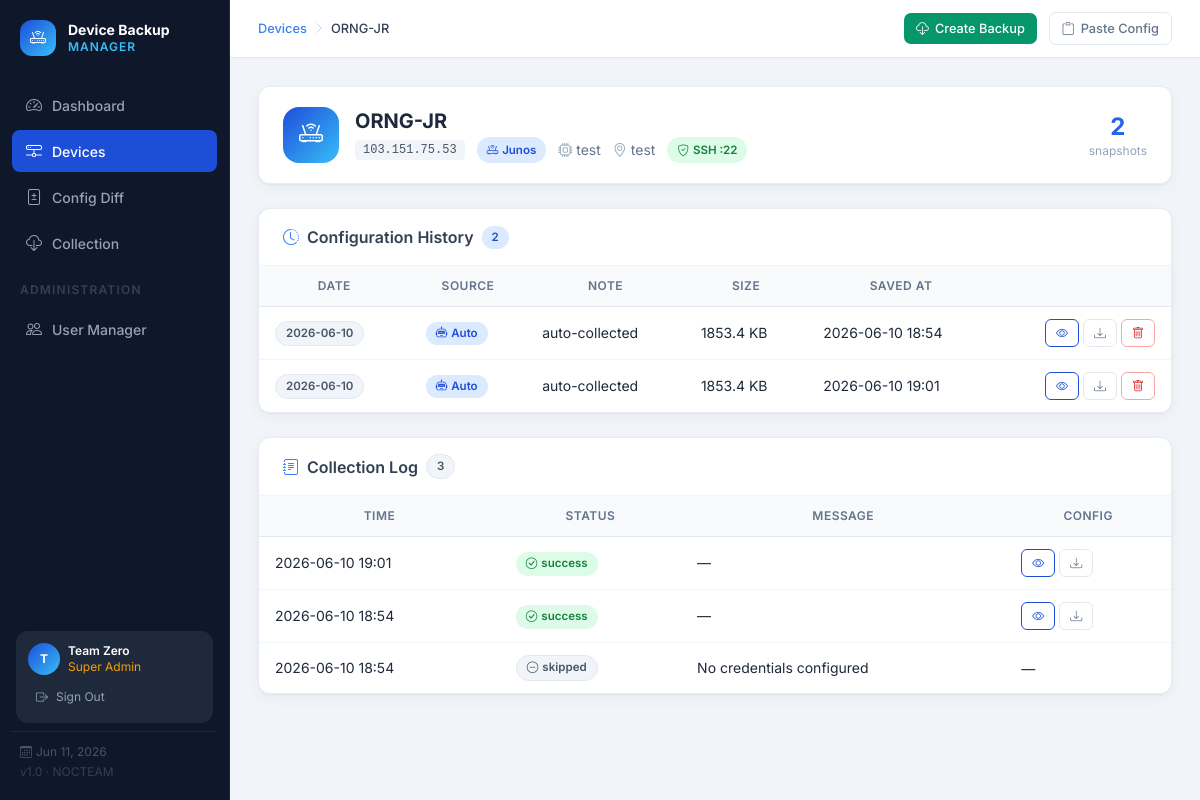
/devices/2 (signed in), run on the app's committed database.
### app.py (models this page shows, shortened)
class User(UserMixin, db.Model):
    id           = db.Column(db.Integer, primary_key=True)
    username     = db.Column(db.String(64), unique=True, nullable=False)
    display_name = db.Column(db.String(128))
    password_hash= db.Column(db.String(256), nullable=False)
    role         = db.Column(db.String(32), nullable=False, default=ROLE_READ_ONLY)
    is_active    = db.Column(db.Boolean, default=True)
    created_at   = db.Column(db.DateTime, default=datetime.utcnow)
    last_login   = db.Column(db.DateTime)

class Device(db.Model):
    id           = db.Column(db.Integer, primary_key=True)
    hostname     = db.Column(db.String(128), unique=True, nullable=False)
    ip_address   = db.Column(db.String(45),  nullable=False)
    device_type  = db.Column(db.String(32),  nullable=False, default=DTYPE_JUNOS)
    model        = db.Column(db.String(64))
    location     = db.Column(db.String(128))
    description  = db.Column(db.Text)
    ssh_username = db.Column(db.String(128))
    ssh_password = db.Column(db.Text)          # Fernet-encrypted
    ssh_port     = db.Column(db.Integer, default=22)
    ssh_enabled  = db.Column(db.Boolean, default=False)
    telnet_port  = db.Column(db.Integer, default=23)
    use_telnet   = db.Column(db.Boolean, default=False)
    created_at   = db.Column(db.DateTime, default=datetime.utcnow)
    configs      = db.relationship('Config',    backref='device', lazy=True, cascade='all, delete-orphan')
    collect_logs = db.relationship('CollectLog', backref='device', lazy=True, cascade='all, delete-orphan')

class Config(db.Model):
    id          = db.Column(db.Integer, primary_key=True)
    device_id   = db.Column(db.Integer, db.ForeignKey('device.id'), nullable=False)
    config_date = db.Column(db.Date,    nullable=False, default=date.today)
    content     = db.Column(db.Text,    nullable=False)
    note        = db.Column(db.String(256))
    source      = db.Column(db.String(32), default='manual')   # 'manual' | 'auto'
    created_at  = db.Column(db.DateTime, default=datetime.utcnow)

class CollectLog(db.Model):
    id         = db.Column(db.Integer, primary_key=True)
    device_id  = db.Column(db.Integer, db.ForeignKey('device.id'), nullable=False)
    run_at     = db.Column(db.DateTime, default=datetime.utcnow)
    status     = db.Column(db.String(16))   # 'success' | 'failed' | 'skipped'
    message    = db.Column(db.Text)
    config_id  = db.Column(db.Integer, db.ForeignKey('config.id'), nullable=True)

### app.py (the view)
@app.route('/devices/<int:device_id>')
@login_required
def device_detail(device_id):
    device  = Device.query.get_or_404(device_id)
    configs = Config.query.filter_by(device_id=device_id)\
                          .order_by(Config.config_date.desc()).all()
    logs    = CollectLog.query.filter_by(device_id=device_id)\
                              .order_by(CollectLog.run_at.desc()).limit(30).all()
    return render_template('device_detail.html', device=device,
                           configs=configs, logs=logs)

### app.py (called while the page is built)
@login_manager.user_loader
def load_user(user_id):
    return User.query.get(int(user_id))

@app.context_processor
def inject_globals():
    now = datetime.now(TZ_DHAKA)
    return {'now': now, 'today': now.date().isoformat(),
            'DEVICE_TYPES': DEVICE_TYPES, 'DTYPE_JUNOS': DTYPE_JUNOS, 'DTYPE_HUAWEI': DTYPE_HUAWEI}

### templates/device_detail.html (shortened to what this page needs)
{% extends 'base.html' %}
{% block page_label %}
  <div class="breadcrumb">
    <a href="{{ url_for('devices') }}">Devices</a>
    <span class="breadcrumb-sep"><i class="bi bi-chevron-right text-xs"></i></span>
    <span class="text-slate-700 font-medium">{{ device.hostname }}</span>
  </div>
{% endblock %}
{% block topbar_right %}
<button class="btn btn-sm btn-success" onclick="openBackupModal()">
  <i class="bi bi-cloud-download"></i>Create Backup
</button>
<button class="btn btn-sm btn-outline-gray" onclick="document.getElementById('pasteConfigModal').classList.remove('hidden')">
  <i class="bi bi-clipboard"></i>Paste Config
</button>
{% endblock %}
{% block content %}
<div class="card-glass mb-6 px-6 py-5">
  <div class="flex items-center gap-4">
    <div class="w-14 h-14 rounded-2xl flex items-center justify-center flex-shrink-0" style="background:linear-gradient(135deg,#1d4ed8,#38bdf8);">
      <i class="bi bi-router text-white text-2xl"></i>
    </div>
    <div class="flex-1">
      <h4 class="text-xl font-bold text-slate-800 mb-0.5">{{ device.hostname }}</h4>
      <div class="flex items-center flex-wrap gap-3 text-sm text-slate-500">
        <code class="bg-slate-100 rounded px-2 py-0.5 text-xs text-slate-600">{{ device.ip_address }}</code>
        {% if device.device_type == 'huawei' %}
          <span class="badge badge-purple"><i class="bi bi-diagram-3"></i>Huawei Switch</span>
        {% else %}
          <span class="badge badge-info"><i class="bi bi-router"></i>Junos</span>
        {% endif %}
        {% if device.model %}<span class="flex items-center gap-1"><i class="bi bi-cpu text-slate-400"></i>{{ device.model }}</span>{% endif %}
        {% if device.location %}<span class="flex items-center gap-1"><i class="bi bi-geo-alt text-slate-400"></i>{{ device.location }}</span>{% endif %}
        {% if device.use_telnet %}
          <span class="badge badge-warning"><i class="bi bi-terminal"></i>Telnet :{{ device.telnet_port or 23 }}</span>
        {% elif device.ssh_enabled %}
          <span class="badge badge-success"><i class="bi bi-shield-check"></i>SSH :{{ device.ssh_port or 22 }}</span>
        {% endif %}
      </div>
    </div>
    <div class="flex items-center gap-3 text-center">
      <div class="text-center">
        <div class="text-2xl font-bold text-blue-600">{{ configs|length }}</div>
        <div class="text-xs text-slate-400">snapshots</div>
      </div>
    </div>
  </div>
</div>
<div class="card-glass mb-6">
  <div class="flex items-center justify-between px-6 py-4" style="border-bottom:1px solid #f1f5f9;">
    <div class="flex items-center gap-2">
      <i class="bi bi-clock-history text-blue-500"></i>
      <span class="font-semibold text-slate-700">Configuration History</span>
      <span class="badge badge-info">{{ configs|length }}</span>
    </div>
  </div>
  {% if configs %}
  <div class="overflow-x-auto">
    <table class="w-full tbl">
      <thead>
        <tr>
          <th>Date</th>
          <th>Source</th>
          <th>Note</th>
          <th>Size</th>
          <th>Saved At</th>
          <th></th>
        </tr>
      </thead>
      <tbody>
        {% for c in configs %}
        <tr>
          <td>
            <span class="badge badge-neutral">{{ c.config_date }}</span>
          </td>
          <td>
            {% if c.source == 'auto' %}
              <span class="badge badge-info"><i class="bi bi-robot"></i>Auto</span>
            {% else %}
              <span class="badge badge-neutral"><i class="bi bi-person"></i>Manual</span>
            {% endif %}
          </td>
          <td class="text-slate-500 text-xs">{{ c.note or '—' }}</td>
          <td class="text-slate-400 text-xs">{{ (c.content|length / 1024)|round(1) }} KB</td>
          <td class="text-slate-400 text-xs whitespace-nowrap">{{ c.created_at.strftime('%Y-%m-%d %H:%M') }}</td>
          <td class="text-right">
            <div class="flex items-center justify-end gap-1">
              <a href="{{ url_for('config_view', config_id=c.id) }}" class="btn btn-xs btn-outline" title="View config"><i class="bi bi-eye"></i></a>
              <a href="{{ url_for('download_config', config_id=c.id) }}" class="btn btn-xs btn-outline-gray" title="Download .txt"><i class="bi bi-download"></i></a>
              <button onclick="deleteConfig({{ c.id }})" class="btn btn-xs btn-outline-red" title="Delete"><i class="bi bi-trash"></i></button>
            </div>
          </td>
        </tr>
        {% endfor %}
      </tbody>
    </table>
  </div>
  {% endif %}
</div>
{% if logs %}
<div class="card-glass">
  <div class="flex items-center gap-2 px-6 py-4" style="border-bottom:1px solid #f1f5f9;">
    <i class="bi bi-journal-text text-blue-500"></i>
    <span class="font-semibold text-slate-700">Collection Log</span>
    <span class="badge badge-neutral">{{ logs|length }}</span>
  </div>
  <div class="overflow-x-auto">
    <table class="w-full tbl">
      <thead>
        <tr><th>Time</th><th>Status</th><th>Message</th><th>Config</th></tr>
      </thead>
      <tbody>
        {% for log in logs %}
        <tr>
          <td class="text-slate-400 text-xs whitespace-nowrap">{{ log.run_at.strftime('%Y-%m-%d %H:%M') }}</td>
          <td>
            <span class="badge {% if log.status == 'success' %}badge-success{% elif log.status == 'failed' %}badge-danger{% else %}badge-neutral{% endif %}">
              <i class="bi bi-{% if log.status == 'success' %}check-circle{% elif log.status == 'failed' %}x-circle{% else %}dash-circle{% endif %}"></i>
              {{ log.status }}
            </span>
          </td>
          <td class="text-slate-400 text-xs">{{ log.message or '—' }}</td>
          <td>
            {% if log.config_id %}
            <div class="flex items-center gap-1">
              <a href="{{ url_for('config_view', config_id=log.config_id) }}" class="btn btn-xs btn-outline" title="View config"><i class="bi bi-eye"></i></a>
              <a href="{{ url_for('download_config', config_id=log.config_id) }}" class="btn btn-xs btn-outline-gray" title="Download .txt"><i class="bi bi-download"></i></a>
            </div>
            {% else %}—{% endif %}
          </td>
        </tr>
        {% endfor %}
      </tbody>
    </table>
  </div>
</div>
{% endif %}
{% endblock %}

### templates/base.html (shortened to what this page needs)
<!DOCTYPE html>
<html lang="en" class="h-full">
<head>
  <script src="https://cdn.tailwindcss.com"></script>
  <link rel="stylesheet" href="https://cdn.jsdelivr.net/npm/bootstrap-icons@1.11.3/font/bootstrap-icons.min.css" />
</head>
<body class="bg-slate-100 min-h-screen flex">
  <nav class="flex flex-col" style="position:fixed;top:0;left:0;bottom:0;width:230px;background:#0f172a;padding:20px 12px;border-right:1px solid #1e293b;overflow-y:auto;z-index:50;">
    <div class="mb-7 px-2 flex items-center gap-3">
      <div class="w-9 h-9 rounded-xl flex items-center justify-center" style="background:linear-gradient(135deg,#1d4ed8,#38bdf8);">
        <i class="bi bi-router text-white text-base"></i>
      </div>
      <div>
        <div class="font-bold text-white leading-tight text-sm">Device Backup</div>
        <div class="text-xs font-semibold" style="color:#38bdf8;letter-spacing:.08em;">MANAGER</div>
      </div>
    </div>
    <div class="flex flex-col gap-1 flex-1">
      <a class="nav-link {% if request.endpoint == 'index' %}active{% endif %}" href="{{ url_for('index') }}">
        <i class="bi bi-speedometer2"></i> Dashboard
      </a>
      <a class="nav-link {% if request.endpoint in ['devices','device_detail'] %}active{% endif %}" href="{{ url_for('devices') }}">
        <i class="bi bi-hdd-network"></i> Devices
      </a>
      <a class="nav-link {% if request.endpoint == 'diff_page' %}active{% endif %}" href="{{ url_for('diff_page') }}">
        <i class="bi bi-file-diff"></i> Config Diff
      </a>
      <a class="nav-link {% if request.endpoint == 'collect_page' %}active{% endif %}" href="{{ url_for('collect_page') }}">
        <i class="bi bi-cloud-download"></i> Collection
      </a>
      {% if current_user.is_authenticated and current_user.role in ('super_admin', 'admin') %}
      <div class="mt-2 mb-1 px-2">
        <span class="text-xs font-semibold uppercase tracking-widest" style="color:#334155;">Administration</span>
      </div>
      <a class="nav-link {% if request.endpoint == 'user_manager' %}active{% endif %}" href="{{ url_for('user_manager') }}">
        <i class="bi bi-people"></i> User Manager
      </a>
      {% endif %}
    </div>
    {% if current_user.is_authenticated %}
    <div class="mt-4 mb-2 mx-1 rounded-xl p-3" style="background:#1e293b;">
      <div class="flex items-center gap-2 mb-2">
        <div class="w-8 h-8 rounded-full flex items-center justify-center flex-shrink-0 text-white text-xs font-bold"
             style="background:linear-gradient(135deg,#1d4ed8,#38bdf8);">
          {{ (current_user.display_name or current_user.username)[0].upper() }}
        </div>
        <div class="min-w-0 flex-1">
          <div class="text-white text-xs font-semibold truncate">{{ current_user.display_name or current_user.username }}</div>
          <div class="text-xs truncate" style="color:
            {% if current_user.role == 'super_admin' %}#f59e0b
            {% elif current_user.role == 'admin' %}#38bdf8
            {% else %}#94a3b8{% endif %};">
            {% if current_user.role == 'super_admin' %}Super Admin
            {% elif current_user.role == 'admin' %}Admin
            {% else %}Read Only{% endif %}
          </div>
        </div>
      </div>
      <a href="{{ url_for('logout') }}"
         class="flex items-center gap-2 text-xs rounded-lg px-2 py-1.5 transition-colors"
         style="color:#94a3b8;"
         onmouseover="this.style.background='#0f172a';this.style.color='#e2e8f0';"
         onmouseout="this.style.background='transparent';this.style.color='#94a3b8';">
        <i class="bi bi-box-arrow-right"></i> Sign Out
      </a>
    </div>
    {% endif %}
    <div class="px-2 pt-3" style="border-top:1px solid #1e293b;">
      <div class="text-xs" style="color:#475569;">
        <i class="bi bi-calendar3 me-1"></i>{{ now.strftime('%b %d, %Y') if now else '' }}
      </div>
      <div class="text-xs mt-1" style="color:#334155;">v1.0 · NOCTEAM</div>
    </div>
  </nav>
  <main class="flex-1 flex flex-col min-w-0" style="background:#f1f5f9;margin-left:230px;">
    <header style="background:#fff;border-bottom:1px solid #e2e8f0;padding:12px 28px;display:flex;align-items:center;gap:12px;min-height:56px;">
      <div class="flex-1">
        {% block topbar_left %}
        <span class="text-sm font-medium text-slate-500">{% block page_label %}{% endblock %}</span>
        {% endblock %}
      </div>
      {% block topbar_right %}{% endblock %}
    </header>
    <div class="flex-1 p-7">
      {% block content %}{% endblock %}
    </div>
  </main>
</body>
</html>

### templates/base.html (style rules this page uses)
* { font-family: 'Inter', sans-serif; }
.nav-link { display: flex; align-items: center; gap: 10px; padding: 9px 14px; border-radius: 8px; color: #94a3b8; font-size: .875rem; font-weight: 500; text-decoration: none; transition: all .15s ease; }
.nav-link.active { background: #1d4ed8; color: #fff; }
.nav-link i { font-size: 1rem; }
.card-glass { background: rgba(255,255,255,.97); backdrop-filter: blur(12px); border: 1px solid rgba(226,232,240,.8); border-radius: 12px; box-shadow: 0 1px 3px rgba(0,0,0,.06), 0 4px 16px rgba(0,0,0,.04); }
.badge { display: inline-flex; align-items: center; gap: 4px; padding: 3px 10px; border-radius: 999px; font-size: .72rem; font-weight: 600; }
.badge-success { background: #dcfce7; color: #15803d; }
.badge-info { background: #dbeafe; color: #1d4ed8; }
.badge-neutral { background: #f1f5f9; color: #475569; border: 1px solid #e2e8f0; }
.tbl thead tr { background: #f8fafc; border-bottom: 1px solid #e2e8f0; }
.tbl thead th { padding: 11px 16px; font-size: .75rem; font-weight: 600; color: #64748b; letter-spacing: .04em; text-transform: uppercase; }
.tbl tbody tr { border-bottom: 1px solid #f1f5f9; transition: background .1s; }
.tbl tbody tr:last-child { border-bottom: none; }
.tbl tbody td { padding: 12px 16px; font-size: .875rem; color: #1e293b; vertical-align: middle; }
.btn { display: inline-flex; align-items: center; gap: 6px; padding: 8px 16px; border-radius: 8px; font-size: .875rem; font-weight: 500; cursor: pointer; transition: all .15s; border: none; text-decoration: none; }
.btn-sm { padding: 6px 12px; font-size: .8rem; border-radius: 7px; }
.btn-xs { padding: 4px 10px; font-size: .75rem; border-radius: 6px; }
.btn-success { background: #059669; color: #fff; }
.btn-outline { background: transparent; color: #1d4ed8; border: 1.5px solid #1d4ed8; }
.btn-outline-gray { background: transparent; color: #64748b; border: 1.5px solid #e2e8f0; }
.btn-outline-red { background: transparent; color: #dc2626; border: 1.5px solid #fca5a5; }
.breadcrumb { display: flex; align-items: center; gap: 6px; font-size: .8rem; color: #94a3b8; }
.breadcrumb a { color: #3b82f6; text-decoration: none; }
.breadcrumb-sep { color: #cbd5e1; }

### data on the page
User: display_name "T", display_name "Team Zero"
Device: hostname "ORNG-JR", ip_address "103.151.75.53", model "test", location "test", ssh_port "22"
Config: config_date "2026-06-10", source "auto" (drawn), note "auto-collected", content "1853.4", created_at "2026-06-10 18:54"
Config: config_date "2026-06-10", source "auto" (drawn), note "auto-collected", content "1853.4", created_at "2026-06-10 19:01"
CollectLog: run_at "2026-06-10 19:01", status "success", message "—"
CollectLog: run_at "2026-06-10 18:54", status "success", message "—"
CollectLog: run_at "2026-06-10 18:54", status "skipped", message "No credentials configured"

### other printed values
{{ configs|length }} "2"
{{ logs|length }} "3"
